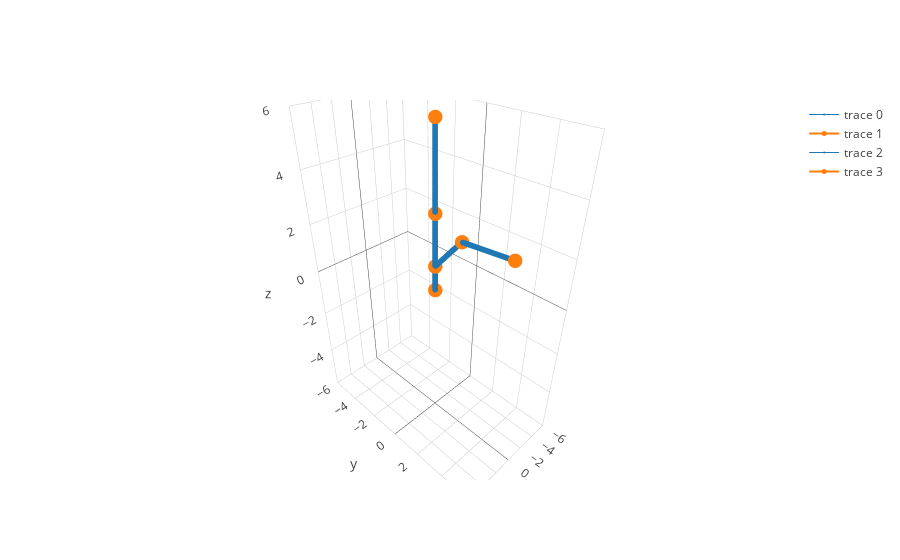

This figure's notebook cell:
### Markdown cell above
Inverse Kinematics

### Code cell
pos = [-2.29, 3.98, 2]

thetalist = kin.inv(robot1, pos)
coordmat = kin.fwd(robot1,thetalist)
robotfinalpos2 = graphics.position(robot1, coordmat)

data = robotfinalpos2 + robotinitialpos
m = graphics.plot(data)
#m.show()

### Figure 1 — Plotly figure (JSON) as saved in the notebook; plotly's stock layout.template omitted (floating-point values rounded to 4 significant figures; data arrays with more than 128 entries replaced by an {"elided": "..."} marker saying what was removed)
{"data": [{"line": {"color": "#1f77b4", "width": 1}, "marker": {"size": 2}, "type": "scatter3d", "uid": "22ded70a-66ff-4057-a14e-feca5138c2ff", "x": {"elided": "150 float values"}, "y": {"elided": "150 float values"}, "z": {"elided": "150 float values"}}, {"line": {"color": "#ff7f0e", "width": 2}, "marker": {"size": 5}, "type": "scatter3d", "uid": "e7dd0c56-d38b-4444-8a17-09028db236bd", "x": [0, 0, -0.7972, -2.29], "y": [0, 0, 1.386, 3.98], "z": [0, 1, 2.202, 2]}, {"line": {"color": "#1f77b4", "width": 1}, "marker": {"size": 2}, "type": "scatter3d", "uid": "20353e8a-adfc-433e-beee-a18d1d7538b3", "x": {"elided": "150 int values"}, "y": {"elided": "150 int values"}, "z": {"elided": "150 float values"}}, {"line": {"color": "#ff7f0e", "width": 2}, "marker": {"size": 5}, "type": "scatter3d", "uid": "799fa873-01a8-436a-b8b8-6cb9d9ea1ac4", "x": [0, 0, 0, 0], "y": [0, 0, 0, 0], "z": [0, 1, 3, 6]}], "layout": {"scene": {"xaxis": {"range": [-6, 6]}, "yaxis": {"range": [-6, 6]}, "zaxis": {"range": [-6, 6]}}}}
